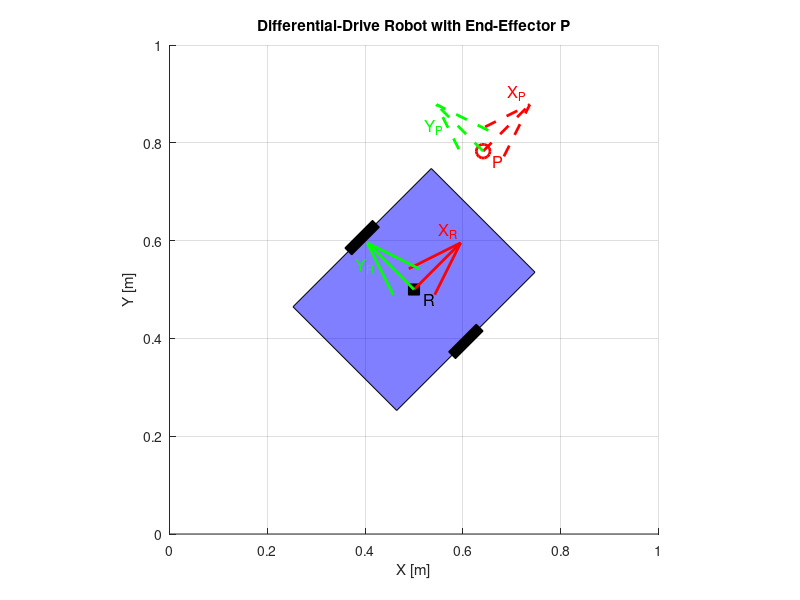

MATLAB code to generate this figure:
%% Static Visualization of Differential-Drive Robot with Point P
% Name: Tekumudi Vivek Sai Surya Chaitanya
% Matrikelnummer: 3759549

clear; clc; close all;

%% Robot parameters
d = 0.3;      % distance between wheels [m]
L = 0.4;      % robot body length [m]

%% Robot pose in world frame
xR = 0.5;     
yR = 0.5;
theta = pi/4;

%% Robot body rectangle (centered at robot reference)
body = [-L/2, -L/2, L/2, L/2;
        -d/2, d/2, d/2, -d/2];

%% Rotation matrix
Rmat = [cos(theta) -sin(theta);
        sin(theta)  cos(theta)];

%% Transform body to world frame
body_world = Rmat * body + [xR; yR];

%% Point P in robot frame
xP_R = 0.3;   % x offset from robot center
yP_R = 0.1;   % y offset from robot center

% Transform P to world frame
P_world = [xR; yR] + Rmat * [xP_R; yP_R];

%% Plot
figure('Color','w'); hold on; axis equal; grid on;
xlabel('X [m]'); ylabel('Y [m]');
title('Differential-Drive Robot with End-Effector P');

% Robot body
patch(body_world(1,:), body_world(2,:), 'b', 'FaceAlpha',0.5);
% Wheels as small rectangles
wheel_w = 0.02; wheel_l = 0.08;
wheelL = [-wheel_l/2, -wheel_l/2, wheel_l/2, wheel_l/2;
           -wheel_w/2, wheel_w/2, wheel_w/2, -wheel_w/2];
wheelR = wheelL;
wheelL_world = Rmat * (wheelL + [0; -d/2]) + [xR; yR];
wheelR_world = Rmat * (wheelR + [0; d/2]) + [xR; yR];
patch(wheelL_world(1,:), wheelL_world(2,:), 'k');
patch(wheelR_world(1,:), wheelR_world(2,:), 'k');

% Plot point P
plot(P_world(1), P_world(2), 'ro', 'MarkerSize',10, 'LineWidth',2);
text(P_world(1)+0.02, P_world(2)-0.02, 'P', 'FontSize',12, 'Color','r');

% Show robot reference point
plot(xR, yR, 'ks', 'MarkerSize',8, 'MarkerFaceColor','k');
text(xR+0.02, yR-0.02, 'R', 'FontSize',12);

%% Draw TF axes
axis_length = 0.15;

% Robot frame axes at R
quiver(xR, yR, axis_length*cos(theta), axis_length*sin(theta), 'r', 'LineWidth',2,'MaxHeadSize',0.5);
quiver(xR, yR, -axis_length*sin(theta), axis_length*cos(theta), 'g', 'LineWidth',2,'MaxHeadSize',0.5);
text(xR + 0.05, yR + 0.12, 'X_R', 'Color','r','FontSize',12);
text(xR - 0.12, yR + 0.05, 'Y_R', 'Color','g','FontSize',12);

% End-effector frame axes at P
thetaP = theta; % assuming P frame aligned with robot frame
quiver(P_world(1), P_world(2), axis_length*cos(thetaP), axis_length*sin(thetaP), 'r--', 'LineWidth',2,'MaxHeadSize',0.5);
quiver(P_world(1), P_world(2), -axis_length*sin(thetaP), axis_length*cos(thetaP), 'g--', 'LineWidth',2,'MaxHeadSize',0.5);
text(P_world(1)+0.05, P_world(2)+0.12, 'X_P', 'Color','r','FontSize',12);
text(P_world(1)-0.12, P_world(2)+0.05, 'Y_P', 'Color','g','FontSize',12);

xlim([0 1]); ylim([0 1]);